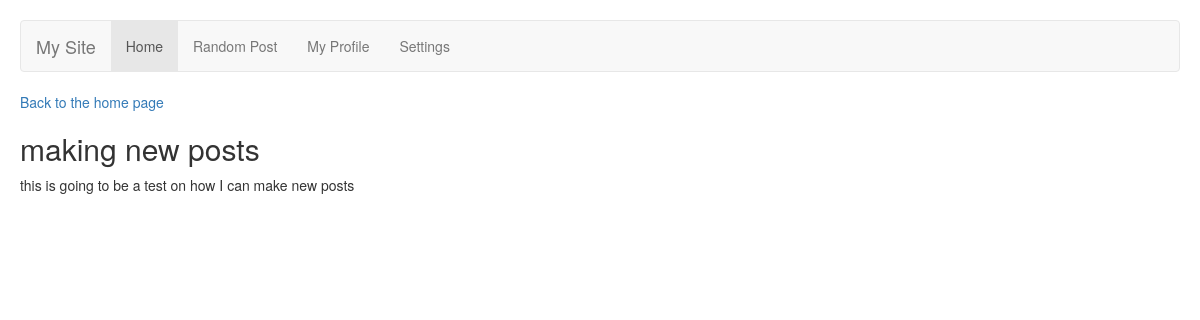
Page /post/making_new_posts on the committed database.
### blog/models.py (models this page shows, shortened)
class Post(models.Model):
    title = models.CharField(max_length=255)
    slug = models.SlugField(max_length=255, unique=True)
    summary = models.CharField(max_length=300)
    content = models.TextField()
    published = models.BooleanField(default=True)
    created = models.DateTimeField(auto_now_add=True)
    class Meta:
        ordering = ['-created']

### blog/views.py (the view)
# urls.py: url(r'^post/(.*)$', views.post),
def post(request, slug):
    print(slug)
    return render_to_response('post.html',{'post': get_object_or_404(Post, slug=slug)
    })

### blog/templates/post.html (shortened to what this page needs)
{% extends 'base.html' %}
{% load bootstrap3 %}
{%block content%}
<a href="/">Back to the home page</a>
<h2>{{post.title}}</h2>
<div>
    {{post.content}}
</div>
{% endblock %}

### blog/static/css/style.css (style rules this page uses)
body { padding : 20px; }

### rows in the picture
Post: title "making new posts", content "this is going to be a test on how I can make new posts"
